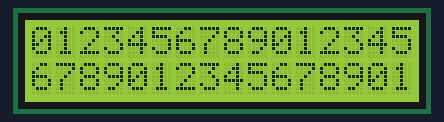
A sketch run on a simulated Arduino Uno, built with avr-gcc and run on an emulated ATmega328P. Shown: 16×2 character LCD.

Above: at 0.1 s.
At 6.2 s:
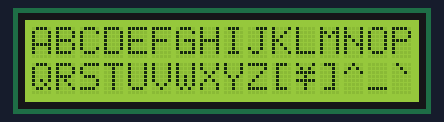
At 10.2 s:
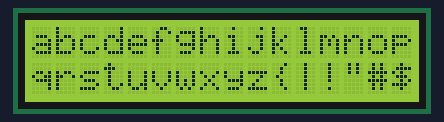
At 18.2 s:
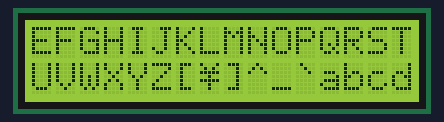
At 26.3 s:
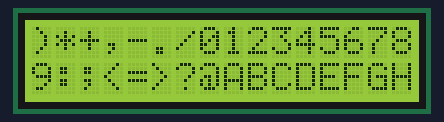
At 38.3 s:
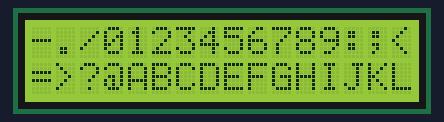

The sketch:

EjemploLCD.ino
```cpp
#include <LiquidCrystal.h>
#define RS 12
#define E 11
#define D4 5
#define D5 4
#define D6 3
#define D7 2
#define col 16
#define row 2
#define DELAY 2000

LiquidCrystal lcd(RS, E, D4, D5, D6, D7);

int r, c, k=0, a=33; // ASCII 97 = a

void setup() {
  Serial.begin(9600);
  lcd.begin(col, row);
  lcd.clear();

}

void loop() {
  lcd.clear();
  // Se imprimen números
  for(r=0; r<=1; r++) {
    for(c=0; c<=15; c++) {
      lcd.setCursor(c, r);
      lcd.print(k++);
      if(k==10) k=0;
    }
  }
  delay(DELAY);

  lcd.clear();
  // Se imprimen letras
  for(r=0; r<=1; r++) {
    for(c=0; c<=15; c++) {
      lcd.setCursor(c, r);
      lcd.print(char(a++));
      if(a==125) a=33;
    }
  }
  delay(DELAY);

}
```

Measured:
- what the display in image 1 shows lasts 2.0 s, from 6.1 s to 8.1 s
